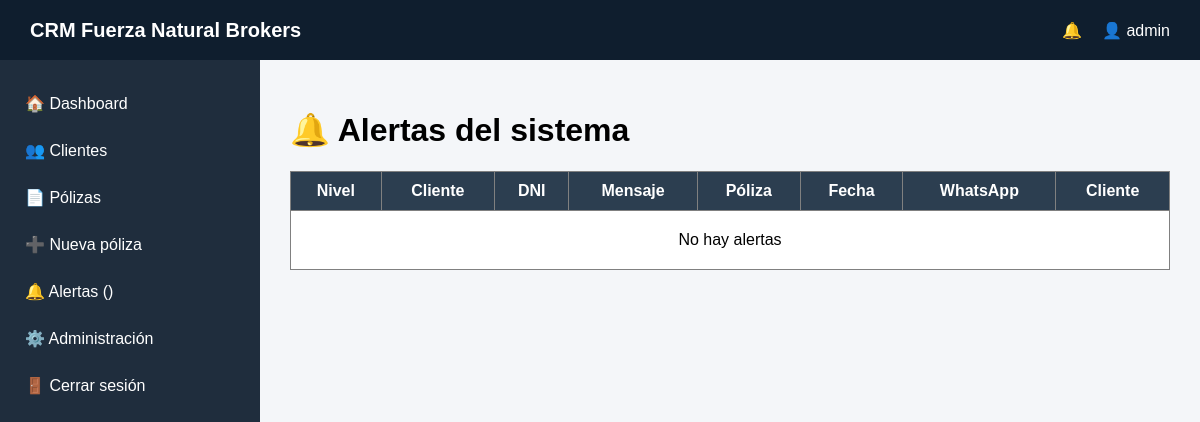
Page /alertas/ (signed in) on the earlier database version.
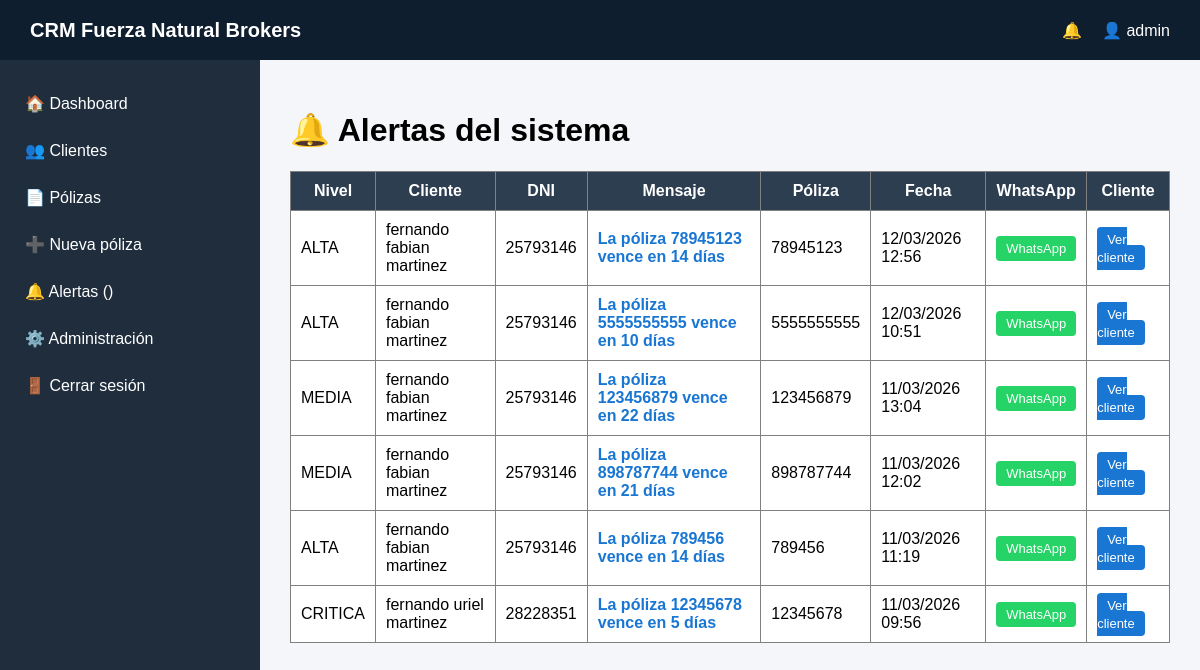
Same page on the later database version.
### accounts/models.py (models this page shows, shortened)
class User(AbstractUser):
    is_producer = models.BooleanField(default=False)

### alerts/models.py (models this page shows, shortened)
class Alert(models.Model):
    LEVELS = (
        ('CRITICA', 'Crítica'),
        ('ALTA', 'Alta'),
        ('MEDIA', 'Media'),
    )
    user = models.ForeignKey(User, on_delete=models.CASCADE)
    policy = models.ForeignKey(Policy, on_delete=models.CASCADE)
    message = models.CharField(max_length=255)
    level = models.CharField(max_length=10, choices=LEVELS)
    resolved = models.BooleanField(default=False)
    created_at = models.DateTimeField(auto_now_add=True)

### policies/models.py (models this page shows, shortened)
class Policy(models.Model):
    TIPOS_POLIZA = [
        ("AUTO", "Auto"),
        ("MOTO", "Moto"),
        ("HOGAR", "Hogar"),
        ("VIDA", "Vida"),
        ("COMERCIO", "Comercio"),
        ("AP", "Accidentes Personales"),
        ("RC", "Responsabilidad Civil"),
        ("OTRO", "Otro"),
    ]
    FORMAS_PAGO = [
        ("TARJETA", "Tarjeta de crédito"),
        ("CBU", "Débito / CBU"),
        ("CUPONERA", "Cuponera de pago"),
    ]
    client = models.ForeignKey(
        "clients.Client", on_delete=models.CASCADE, verbose_name="Cliente"
    )
    company = models.CharField(max_length=100, verbose_name="Compañía")
    policy_number = models.CharField(max_length=50, verbose_name="Número de póliza")
    tipo_poliza = models.CharField(
        max_length=20,
        choices=TIPOS_POLIZA,
        default="AUTO",
        verbose_name="Tipo de póliza",
    )
    insurance_type = models.CharField(
        max_length=100, blank=True, verbose_name="Detalle del seguro"
    )
    start_date = models.DateField(verbose_name="Fecha de inicio")
    end_date = models.DateField(verbose_name="Fecha de vencimiento")
    pdf_poliza = models.FileField(
        upload_to="polizas/", blank=True, null=True, verbose_name="PDF de póliza"
    )
    forma_pago = models.CharField(
        max_length=20,
        choices=FORMAS_PAGO,
        default="TARJETA",
        verbose_name="Forma de pago",
    )
    cuponera_pdf = models.FileField(
        upload_to="cuponeras/", blank=True, null=True, verbose_name="Cuponera PDF"
    )
    class Meta:
        verbose_name = "Póliza"
        verbose_name_plural = "Pólizas"
        ordering = ["end_date"]

### clients/models.py (models this page shows, shortened)
class Client(models.Model):
    first_name = models.CharField(max_length=100, db_index=True)
    last_name = models.CharField(max_length=100, db_index=True)
    dni = models.CharField(
        max_length=20, unique=True, blank=True, null=True, db_index=True
    )
    phone = models.CharField(max_length=20)
    email = models.EmailField(blank=True, null=True)
    producer = models.ForeignKey(
        User,
        on_delete=models.CASCADE,
        limit_choices_to={"is_producer": True},
    )
    created_at = models.DateTimeField(auto_now_add=True)

### alerts/views.py (the view)
# urls.py: path("", views.alertas, name="alertas"),
@login_required
def alertas(request):
    nivel = request.GET.get("nivel")
    if request.user.is_superuser:
        alertas = Alert.objects.filter(resolved=False)
    else:
        alertas = Alert.objects.filter(user=request.user, resolved=False)
    if nivel:
        alertas = alertas.filter(level=nivel)
    alertas = alertas.order_by("-created_at")
    return render(
        request,
        "alerts/alertas.html",
        {
            "alertas": alertas,
        },
    )

### templates/alerts/alertas.html (shortened to what this page needs)
{% extends "base.html" %}
{% block content %}
<h1>🔔 Alertas del sistema</h1>
<table border="1" cellpadding="10" width="100%" style="background:white;border-collapse:collapse;">
<tr style="background:#2c3e50;color:white;">
<th>Nivel</th>
<th>Cliente</th>
<th>DNI</th>
<th>Mensaje</th>
<th>Póliza</th>
<th>Fecha</th>
<th>WhatsApp</th>
<th>Cliente</th>
</tr>
{% for alerta in alertas %}
<tr>
<td>{{ alerta.level }}</td>
<td>
{{ alerta.policy.client.first_name }} {{ alerta.policy.client.last_name }}
</td>
<td>
{{ alerta.policy.client.dni }}
</td>
<td>
<a href="/clientes/ver/{{ alerta.policy.client.id }}/?poliza={{ alerta.policy.id }}"
style="color:#1976d2;font-weight:bold;text-decoration:none;">
{{ alerta.message }}
</a>
</td>
<td>{{ alerta.policy.policy_number }}</td>
<td>{{ alerta.created_at|date:"d/m/Y H:i" }}</td>
<td>
<a href="https://wa.me/{{ alerta.policy.client.phone }}?text=Hola {{ alerta.policy.client.first_name }}, te escribo de Fuerza Natural Brokers. Tu póliza {{ alerta.policy.policy_number }} de {{ alerta.policy.company }} vence el {{ alerta.policy.end_date }}."
target="_blank"
style="background:#25D366;color:white;padding:5px 10px;border-radius:4px;text-decoration:none;font-size:13px;">
WhatsApp
</a>
</td>
<td>
<a href="/clientes/ver/{{ alerta.policy.client.id }}/"
style="background:#1976d2;color:white;padding:5px 10px;border-radius:4px;text-decoration:none;font-size:13px;">
Ver cliente
</a>
</td>
</tr>
{% empty %}
<tr>
<td colspan="8" style="text-align:center;padding:20px;">
No hay alertas
</td>
</tr>
{% endfor %}
</table>
{% endblock %}

### templates/base.html (shortened to what this page needs)
{% load static %}
<!DOCTYPE html>
<html lang="es">
<head>
</head>
<body>
<div class="topbar">
<div class="logo">
CRM Fuerza Natural Brokers
</div>
<div style="display:flex; align-items:center;">
<div class="alert-bell">
🔔 {{ alert_count }}
</div>
<div>
👤 {{ request.user.username }}
</div>
</div>
</div>
<div class="layout">
<div class="sidebar">
<a href="/">🏠 Dashboard</a>
<a href="/clientes/">👥 Clientes</a>
<a href="/polizas/">📄 Pólizas</a>
<a href="/polizas/nueva/">➕ Nueva póliza</a>
<a href="/alertas/">
🔔 Alertas
<span class="
">
({{ alert_count }})
</span>
</a>
<a href="/admin/">⚙️ Administración</a>
<a href="/accounts/logout/">🚪 Cerrar sesión</a>
</div>
<div class="content">
{% block content %}
{% endblock %}
</div>
</div>
</body>
</html>

### templates/base.html (style rules this page uses)
body { margin: 0; font-family: Arial, Helvetica, sans-serif; background: #f4f6f9; }
.topbar { height: 60px; background: #0f1e2e; color: white; display: flex; align-items: center; justify-content: space-between; padding: 0 30px; }
.logo { font-weight: bold; font-size: 20px; }
.alert-bell { position: relative; margin-right: 20px; cursor: pointer; }
.layout { display: flex; }
.sidebar { width: 260px; background: #1f2d3d; height: calc(100vh - 60px); padding-top: 20px; }
.sidebar a { display: block; color: white; padding: 14px 25px; text-decoration: none; transition: 0.2s; white-space: nowrap; }
.content { flex: 1; padding: 30px; }

Differences in the rows shown:
added Alert: level "ALTA", policy.client.first_name "fernando fabian", policy.client.last_name "martinez", policy.client.dni "25793146", message "La póliza 78945123 vence en 14 días", policy.policy_number "78945123", created_at "12/03/2026 12:56"
added Alert: level "ALTA", policy.client.first_name "fernando fabian", policy.client.last_name "martinez", policy.client.dni "25793146", message "La póliza 5555555555 vence en 10 días", policy.policy_number "5555555555", created_at "12/03/2026 10:51"
added Alert: level "MEDIA", policy.client.first_name "fernando fabian", policy.client.last_name "martinez", policy.client.dni "25793146", message "La póliza 123456879 vence en 22 días", policy.policy_number "123456879", created_at "11/03/2026 13:04"
added Alert: level "MEDIA", policy.client.first_name "fernando fabian", policy.client.last_name "martinez", policy.client.dni "25793146", message "La póliza 898787744 vence en 21 días", policy.policy_number "898787744", created_at "11/03/2026 12:02"
added Alert: level "ALTA", policy.client.first_name "fernando fabian", policy.client.last_name "martinez", policy.client.dni "25793146", message "La póliza 789456 vence en 14 días", policy.policy_number "789456", created_at "11/03/2026 11:19"
added Alert: level "CRITICA", policy.client.first_name "fernando uriel", policy.client.last_name "martinez", policy.client.dni "28228351", message "La póliza 12345678 vence en 5 días", policy.policy_number "12345678", created_at "11/03/2026 09:56"
Other differences:
text no longer shown: "No hay alertas"
